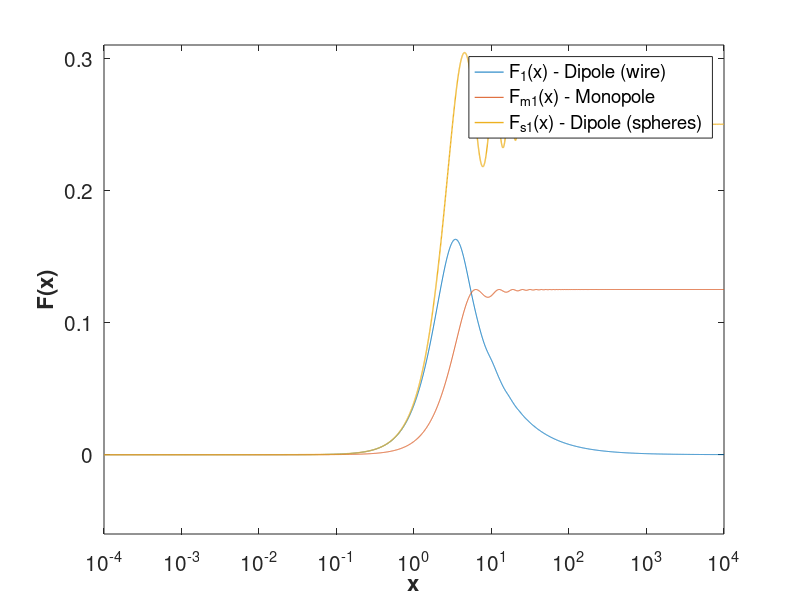

Write the MATLAB code that produced this figure. (Note: this script raises an error after producing the figure.)
%% Calculations and Figures for the Monopole vs Dipole Response Paper
%
% This script will run to produce all the figures and calculations found
% within Maj R., Cairns I.H., and Martinovic M.M., (2019) "Impedance and 
% voltage power spectra of a monopole antenna in a warm plasma - derivation
% and application to CubeSats". 
%
% The script in its current state loads many of the results of calculations
% to increase the run time of the code (aim being to produce the figures as
% quickly as possible). To run the calculations from scratch, please
% comment out "load('Monopole_paper_QTN_data2.mat')" and 
% "load('Monopole_paper_ShotNoise_Z_data_updated2.mat')" and uncomment the 
% associated code following these.
%
% The code used for running the kappa distribution is adapted from the work
% of Elias Odelstad in his work "Noise sources in the electric field 
% antenna on the ESA JUICE satellite" (2013). His code can be found at 
% https://github.com/eliasodelstad/irfuproj_JUICE_noise

clc
clear all

addpath('Data')
addpath('Functions')

% Physical constants
kB = 1.3806488e-23;     % Boltzmann constant
me = 9.109383e-31;      % Mass of electron
e = 1.60217657e-19;     % Electron charge
eps0 = 8.85418782e-12;  % Vacuum Permittivity

% Load data
load('Ne300D.mat');
load('Te300D.mat');

% Averages
n_e = mean(mean(Ne300D));
T_e = mean(mean(Te300D));

% Antenna parameters
a = 2e-4; 
l = 0.3;

% Plasma parameters
LD = sqrt((kB*T_e*eps0)/(n_e*e^2));
vT = sqrt(2*kB*T_e/me);
wp = vT/(sqrt(2)*LD);
fp = wp/(2*pi);
v0 = @(kap) vT*sqrt((2*kap - 3)/2*kap);
LDk = @(kap) (v0(kap)./wp).*(kap/(2*kap-1));

% Frequency range
f = logspace(5,8,400);
w_vec = 2*pi*f;

% Choose specific frequency to work with:
w = w_vec(100);
% Ratio of frequency omega to plasma frequency:
w_wp_ex = w/wp;

% Define faddeeva
W = @(x) faddeeva1(x);

% Definition of z variable
z = @(x) w./(x.*vT);
z_kap = @(x,kap) w./(x.*v0(kap)*sqrt(kap));

% D_L or eps_L - dielectric permittivity tensor
epsL = @(k) (1 + ((1 + (1i)*sqrt(pi)*z(k).*W(z(k)))./((k.^2)*(LD^2))));

% For a kappa distribution, we need definitions for r:
r = @(w) w/wp; 
% Odelstad's implementation for kappa distribution:
P = @(z,p) p'*ones(1,length(z));
Z = @(z,p) ones(length(p),1)*z;
% Implement summation term
S = @(k,kap,p) factorial(kap + P(z_kap(k,kap),p))./...
    (factorial(P(z_kap(k,kap),p)).*(2*1i).^(kap+1+P(z_kap(k,kap),p)).*...
    (Z(z_kap(k,kap),p)+1i).^(kap+1-P(z_kap(k,kap),p)));
% Dielectric permittivity
% Epsilon_L
epsL_kap = @(k, kap, w) 1 + ((z_kap(k,kap).^2)/(r(w).^2)).*...
(2*kap - 1 + ((-2).^(kap+1))./prod(1:2:(2*kap-3)).*...
(1i*z(k)).*sum(S(k,kap,0:kap)));

% Antenna response functions
% Dipole wires:
F1 = @(x) ((sinint(x))-(sinint(2*x)./2)-((2*((sin(x/2)).^4))./x))./x;
% Dipole spheres:
F2 = @(x) 0.25*(1 - sin(x)./x);
% Monopole:
F3 = @(x) 0.125*(x.^2 + 2*cos(x) - 2)./(x.^2);
% New monopole function - Fcos:
%Fcos = @(x) (1/16)* (2*pi*cos(x) - 2*pi*sin(x)./x +...
%    (3*pi^3*atanh(2*x./pi) - 6*pi^2*x - 8*x.^3)./(24*x));

% A k-range for plotting:
k = logspace(-4,4,5000);

%% Figure 1 - Plot the antenna response functions against k
Fig1=figure('pos',[5 30 700 750]);
P1 = plot(k,F1(k),k,F3(k),k,F2(k),'LineWidth',1);
set(gca,'XScale','log','YScale','linear','FontSize',15);
ylim([-0.06 0.31])
xlabel('x','FontSize',16,'FontWeight','bold');
ylabel('F(x)','FontSize',16,'FontWeight','bold');
Le1 = legend('F_1(x) - Dipole (wire)',...
    'F_{m1}(x) - Monopole',...
    'F_{s1}(x) - Dipole (spheres)',...
    'location','best');
%saveas(Fig1,'Fig1-Di_vs_Mono_Response_Fn5','epsc')

%% Figure 2a - Plot the integrand for F1(x) and F3(x) - Maxwellian

k2 = logspace(-2,10,5000);
Integ_Di = (F1(k2*l).*(besselj(0,k2*a).^2))./(epsL(k2));
Integ_Mono = (F3(k2*l).*(besselj(0,k2*a).^2))./(epsL(k2));

Fig2a=figure('pos',[20 -150 1400 750]);

subplot(1,2,1);
P2a = plot(k2,real(Integ_Di),k2,real(Integ_Mono),k2,imag(Integ_Di),...
k2,imag(Integ_Mono),'LineWidth',1);
[~, Idx_Max] = max(Integ_Di);
%vertline2a = xline(k2(Idx_Max),'LineWidth',1.5,'LineStyle',':','Color','b');
P2a(3).LineStyle = '--';
P2a(4).LineStyle = '--';
ax2a_1 = gca;
ax2a_1.XScale = 'log';
ax2a_1.YScale = 'linear';
ax2a_1.XLim = [1e0 1e7];
ax2a_1.YLim = [-6e-3 10e-3];
ax2a_1.FontSize = 15;
ax2a_1.YAxis.Exponent = 0;
box off
ax2a_2 = axes('Position',ax2a_1.Position,...
'XAxisLocation','top',...
'YAxisLocation','right',...
'XScale','log',...
'Color','None');
hold on
P2a_2 = plot(...
    k2*LD,real(Integ_Di),...
    k2*LD,real(Integ_Mono),...
    k2*LD,imag(Integ_Di),...
    k2*LD,imag(Integ_Mono),...
    'Parent',ax2a_2,'LineWidth',1);
%vertline2a = xline(k2(Idx_Max),'LineWidth',1);
P2a_2(3).LineStyle = '--';
P2a_2(4).LineStyle = '--';
ax2a_2.FontSize = 15;
ax2a_2.XLim = [1e0*LD 1e7*LD];
ax2a_2.YLim = [-6e-3 10e-3];
ax2a_2.YAxis.Exponent = 0;
ax2a_2.YTickLabel = [];
Le2a = legend('Dipole-wire Z Integrand - Real',...
'Monopole Z Integrand - Real',...
'Dipole-wire Z Integrand - Imag',...
'Monopole Z Integrand - Imag');
ax2a_1.XLabel.String = 'Wavenumber (k)';
ax2a_1.XLabel.FontSize = 16;
ax2a_1.XLabel.FontWeight = 'bold';
ax2a_1.YLabel.String = 'Integrand';
ax2a_1.YLabel.FontSize = 16;
ax2a_1.YLabel.FontWeight = 'bold';
ax2a_1.Title.String = 'k\lambda_D';

subplot(1,2,2);
P2b = loglog(k2,real(Integ_Di),k2,real(Integ_Mono),...
'LineWidth',1);
ax2b_1 = gca;
ax2b_1.XScale = 'log';
ax2b_1.YScale = 'log';
ax2b_1.XLim = [1e0 1e7];
ax2b_1.YLim = [1e-13 1e0];
ax2b_1.FontSize = 15;
ax2b_1.YAxis.Exponent = 0;
box off
ax2b_2 = axes('Position',ax2b_1.Position,...
'XAxisLocation','top',...
'YAxisLocation','right',...
'XScale','log',...
'YScale','log',...
'Color','None');
hold on
P2b_2 = loglog(...
    k2*LD,real(Integ_Di),...
    k2*LD,real(Integ_Mono),...
    k2*LD,((k2*LD).^-1),...
    k2*LD,((k2*LD).^-2),...
    'Parent',ax2b_2,'LineWidth',1);
P2b_2(3).LineStyle = '-.';
P2b_2(4).LineStyle = '-.';
P2b_2(3).LineWidth = 2;
P2b_2(4).LineWidth = 2;
P2b_2(3).Color = [0.4660, 0.6740, 0.1880];
P2b_2(4).Color = [0.3010, 0.7450, 0.9330];
ax2b_2.FontSize = 15;
ax2b_2.XLim = [1e0*LD 1e7*LD];
ax2b_2.YLim = [1e-13 1e0];
ax2b_2.YTickLabel = [];
Le2b = legend('Dipole-wire Z Integrand - Real',...
'Monopole Z Integrand - Real',...
'(k\lambda_D)^{-1}','(k\lambda_D)^{-2}',...
'Location','best');
ax2b_1.XLabel.String = 'Wavenumber (k)';
ax2b_1.XLabel.FontSize = 16;
ax2b_1.XLabel.FontWeight = 'bold';
ax2b_1.YLabel.String = 'Integrand';
ax2b_1.YLabel.FontSize = 16;
ax2b_1.YLabel.FontWeight = 'bold';
ax2b_1.Title.String = 'k\lambda_D';
%saveas(Fig2a,'Fig2a-Di_vs_Mono_Integrand_new5','epsc')

%% Figure 2b - Plot the integrand for F1(x) and F3(x) - kappa
kap = 4;
Integ_Di_kap = (F1(k2*l).*(besselj(0,k2*a).^2))./(epsL_kap(k2,kap,w));
Integ_Mono_kap = (F3(k2*l).*(besselj(0,k2*a).^2))./(epsL_kap(k2,kap,w));

Fig2b=figure('pos',[20 -150 1400 750]);
[~, Idx_kap] = max(Integ_Di_kap);

subplot(1,2,1);
P2a2 = plot(...
    k2,real(Integ_Di_kap),...
    k2,real(Integ_Mono_kap),...
    k2,imag(Integ_Di_kap),...
    k2,imag(Integ_Mono_kap),...
    [k2(Idx_Max) k2(Idx_Max)],[-2.5e-2 0.02],...
    [k2(Idx_kap) k2(Idx_kap)],[-2.5e-2 0.02],...
    'LineWidth',1);
P2a2(3).LineStyle = '--';
P2a2(4).LineStyle = '--';
P2a2(5).LineStyle = ':';
P2a2(6).LineStyle = ':';
P2a2(5).LineWidth = 2;
P2a2(6).LineWidth = 2;
ax2a2_1 = gca;
ax2a2_1.XScale = 'log';
ax2a2_1.YScale = 'linear';
ax2a2_1.XLim = [1e0 1e7];
ax2a2_1.YLim = [-2.5e-2 0.02];
ax2a2_1.YAxis.Exponent = 0;
ax2a2_1.FontSize = 15;
box off
ax2a2_2 = axes('Position',ax2a2_1.Position,...
'XAxisLocation','top',...
'YAxisLocation','right',...
'XScale','log',...
'Color','None');
hold on
P2a2_2 = plot(...
    k2*LDk(kap),real(Integ_Di_kap),...
    k2*LDk(kap),real(Integ_Mono_kap),...
    k2*LDk(kap),imag(Integ_Di_kap),...
    k2*LDk(kap),imag(Integ_Mono_kap),...
    [k2(Idx_Max)*LDk(kap) k2(Idx_Max)*LDk(kap)],[-2.5e-2 0.02],...
    [k2(Idx_kap)*LDk(kap) k2(Idx_kap)*LDk(kap)],[-2.5e-2 0.02],...    
    'Parent',ax2a2_2,'LineWidth',1);
P2a2_2(3).LineStyle = '--';
P2a2_2(4).LineStyle = '--';
P2a2_2(5).LineStyle = ':';
P2a2_2(6).LineStyle = ':';
P2a2_2(5).LineWidth = 2;
P2a2_2(6).LineWidth = 2;
ax2a2_2.FontSize = 15;
ax2a2_2.XLim = [1e0*LDk(kap) 1e7*LDk(kap)];
ax2a2_2.YLim = [-2.5e-2 0.02];
ax2a2_2.YAxis.Exponent = 0;
ax2a2_2.YTickLabel = [];
Le2a = legend('Dipole-wire Z Integrand - Real',...
'Monopole Z Integrand - Real',...
'Dipole-wire Z Integrand - Imag',...
'Monopole Z Integrand - Imag',...
'Location of Maxwellian Peak',...
'Location of Kappa Peak');
ax2a2_1.XLabel.String = 'Wavenumber (k)';
ax2a2_1.XLabel.FontSize = 16;
ax2a2_1.XLabel.FontWeight = 'bold';
ax2a2_1.YLabel.String = 'Integrand';
ax2a2_1.YLabel.FontSize = 16;
ax2a2_1.YLabel.FontWeight = 'bold';
ax2a2_1.Title.String = 'k\lambda_{D-\kappa}';

subplot(1,2,2);
P2b2 = loglog(...
    k2,real(Integ_Di_kap),...
    k2,real(Integ_Mono_kap),...
    k2,imag(Integ_Di_kap),...
    k2,imag(Integ_Mono_kap),'LineWidth',1);
P2b2(3).LineStyle = '--';
P2b2(4).LineStyle = '--';
ax2b2_1 = gca;
ax2b2_1.XScale = 'log';
ax2b2_1.YScale = 'log';
ax2b2_1.XLim = [1e0 1e7];
ax2b2_1.YLim = [1e-13 1e0];
ax2b2_1.FontSize = 15;
ax2b2_1.YAxis.Exponent = 0;
box off
ax2b2_2 = axes('Position',ax2b2_1.Position,...
'XAxisLocation','top',...
'YAxisLocation','right',...
'YScale','log',...
'XScale','log',...
'Color','None');
hold on
P2b2_2 = loglog(...
    k2*LDk(kap),real(Integ_Di_kap),...
    k2*LDk(kap),real(Integ_Mono_kap),...
    k2*LDk(kap),((k2*LDk(kap)).^-1),...
    k2*LDk(kap),((k2*LDk(kap)).^-2),...
    'Parent',ax2b2_2,'LineWidth',1);
P2b2_2(3).LineStyle = '-.';
P2b2_2(4).LineStyle = '-.';
P2b2_2(3).LineWidth = 2;
P2b2_2(4).LineWidth = 2;
P2b2_2(3).Color = [0.4660, 0.6740, 0.1880];
P2b2_2(4).Color = [0.3010, 0.7450, 0.9330];
ax2b2_2.FontSize = 15;
ax2b2_2.XLim = [1e0*LDk(kap) 1e7*LDk(kap)];
ax2b2_2.YLim = [1e-13 1e0];
ax2b2_2.YTickLabel = [];
ax2b2_2.YAxis.Exponent = 0;
Le2b_2 = legend('Dipole-wire Z Integrand - Real',...
'Monopole Z Integrand - Real',...
'(k\lambda_{D-\kappa})^{-1}',...
'(k\lambda_{D-\kappa})^{-2}',...
'Location','best');
ax2b2_1.XLabel.String = 'Wavenumber (k)';
ax2b2_1.XLabel.FontSize = 16;
ax2b2_1.XLabel.FontWeight = 'bold';
ax2b2_1.YLabel.String = 'Integrand';
ax2b2_1.YLabel.FontSize = 16;
ax2b2_1.YLabel.FontWeight = 'bold';
ax2b2_1.Title.String = 'k\lambda_{D-\kappa}';
%saveas(Fig2b,'Fig2b-Di_vs_Mono_Integrand_kap5_peaks','epsc')

%% Figure 2c - Plot the integrand for F1(x) and F3(x) - Maxwellian/spheres

Integ_Disph = (F2(k2*l).*(besselj(0,k2*a).^2))./(epsL(k2));

Fig2c=figure('pos',[20 -150 1400 750]);

subplot(1,2,1);
P2a3 = plot(...
    k2,real(Integ_Disph),...
    k2,real(Integ_Mono),...
    k2,imag(Integ_Disph),...
    k2,imag(Integ_Mono),...
    'LineWidth',1);
P2a3(3).LineStyle = '--';
P2a3(4).LineStyle = '--';
ax2a3_1 = gca;
ax2a3_1.XScale = 'log';
ax2a3_1.YScale = 'linear';
ax2a3_1.XLim = [1e0 1e7];
ax2a3_1.YLim = [-10e-3 0.145];
ax2a3_1.FontSize = 15;
ax2a3_1.YAxis.Exponent = 0;
box off
ax2a3_2 = axes('Position',ax2a3_1.Position,...
'XAxisLocation','top',...
'YAxisLocation','right',...
'XScale','log',...
'Color','None');
hold on
P2a3_2 = plot(...
    k2*LD,real(Integ_Disph),...
    k2*LD,real(Integ_Mono),...
    k2*LD,imag(Integ_Disph),...
    k2*LD,imag(Integ_Mono),...
    'Parent',ax2a3_2,'LineWidth',1);
P2a3_2(3).LineStyle = '--';
P2a3_2(4).LineStyle = '--';
ax2a3_2.FontSize = 15;
ax2a3_2.XLim = [1e0*LD 1e7*LD];
ax2a3_2.YLim = [-10e-3 0.145];
ax2a3_2.YAxis.Exponent = 0;
ax2a3_2.YTickLabel = [];
Le3 = legend('Dipole-spheres Z Integrand - Real',...
'Monopole Z Integrand - Real',...
'Dipole-spheres Z Integrand - Imag',...
'Monopole Z Integrand - Imag');
ax2a3_1.XLabel.String = 'Wavenumber (k)';
ax2a3_1.XLabel.FontSize = 16;
ax2a3_1.XLabel.FontWeight = 'bold';
ax2a3_1.YLabel.String = 'Integrand';
ax2a3_1.YLabel.FontSize = 16;
ax2a3_1.YLabel.FontWeight = 'bold';
ax2a3_1.Title.String = 'k\lambda_D';

subplot(1,2,2);
P2b3 = loglog(...
    k2,real(Integ_Disph),...
    k2,real(Integ_Mono),...
    'LineWidth',1);
ax2b3_1 = gca;
ax2b3_1.XScale = 'log';
ax2b3_1.YScale = 'log';
ax2b3_1.XLim = [1e0 1e7];
ax2b3_1.YLim = [1e-13 1e0];
ax2b3_1.FontSize = 15;
ax2b3_1.YAxis.Exponent = 0;
box off
ax2b3_2 = axes('Position',ax2b3_1.Position,...
'XAxisLocation','top',...
'YAxisLocation','right',...
'XScale','log',...
'YScale','log',...
'Color','None');
hold on
P2b3_2 = loglog(...
    k2*LD,real(Integ_Disph),...
    k2*LD,real(Integ_Mono),...
    k2*LD,((k2*LD).^-1),...
    'Parent',ax2b3_2,'LineWidth',1);
P2b3_2(3).LineStyle = '-.';
P2b3_2(3).LineWidth = 2;
P2b3_2(3).Color = [0.4660, 0.6740, 0.1880];
ax2b3_2.FontSize = 15;
ax2b3_2.XLim = [1e0*LD 1e7*LD];
ax2b3_2.YLim = [1e-13 1e0];
ax2b3_2.YTickLabel = [];
Le3b = legend('Dipole-spheres Z Integrand - Real',...
'Monopole Z Integrand - Real',...
'(k\lambda_D)^{-1}',...
'Location','best');
ax2b3_1.XLabel.String = 'Wavenumber (k)';
ax2b3_1.XLabel.FontSize = 16;
ax2b3_1.XLabel.FontWeight = 'bold';
ax2b3_1.YLabel.String = 'Integrand';
ax2b3_1.YLabel.FontSize = 16;
ax2b3_1.YLabel.FontWeight = 'bold';
ax2b3_1.Title.String = 'k\lambda_D';
%saveas(Fig2c,'Fig2c-Disph_vs_Mono_Integrand_new5','epsc')

%% Figure 3 - Plot QTN for wire, sphere and mono using F1(x), F2(x) & F3(x)

% Load QTN Data:
load('Monopole_paper_QTN_data2.mat') 
% If you want to run the calculations from scratch, comment out above line
% and uncomment line below:
%Run_QTN_Spectra_Calculations

% Use the f/fp vector for figures:
f = f./fp;

Fig3=figure('pos',[5 30 1400 750]);

subplot(1,2,1);
P3a = loglog(...
    f,V2QTN_Di,...
    f,V2QTN_Mono,...
    f,V2QTN_Disph,...
    'LineWidth',1);
ax3a = gca;
ax3a.FontSize = 15; ax3a.YLim = [1e-18 1e-12];
Le3a = legend('Dipole-wire QTN Spectrum - Maxwellian VDF',...
    'Monopole QTN Spectrum - Maxwellian VDF',...
    'Dipole-spheres QTN Spectrum - Maxwellian VDF');
Le3a.Location = 'southwest';
ax3a.XLabel.String = 'Normalized Frequency (f/f_p)'; 
ax3a.XLabel.FontSize = 16;
ax3a.XLabel.FontWeight = 'bold';
ax3a.YLabel.String = 'Voltage Power Spectral Density (V^2.Hz^{-1})';
ax3a.YLabel.FontSize = 16; ax3a.YLabel.FontWeight = 'bold';

subplot(1,2,2);
P3b = loglog(...
    f,V2QTN_Di_kap,...
    f,V2QTN_Mono_kap,...
    f,V2QTN_Disph_kap,...
    'LineWidth',1);
ax3b = gca;
ax3b.FontSize = 15; ax3b.YLim = [1e-18 1e-12];
Le3b = legend('Dipole-wire QTN Spectrum - \kappa VDF',...
    'Monopole QTN Spectrum - \kappa VDF',...
    'Dipole-spheres QTN Spectrum - \kappa VDF');
Le3b.Location = 'southwest';
ax3b.XLabel.String = 'Normalized Frequency (f/f_p)'; 
ax3b.XLabel.FontSize = 16;
ax3b.XLabel.FontWeight = 'bold';
ax3b.YLabel.String = 'Voltage Power Spectral Density (V^2.Hz^{-1})';
ax3b.YLabel.FontSize = 16; ax3b.YLabel.FontWeight = 'bold';
%saveas(Fig3,'Fig3-Di_vs_Mono_QTN_kap_norm5','epsc')

% Find the power law relationship between frequency and QTN for f>>f_p
x = f(301:end)'; % Take values from f/f_p = 2.62 to 14.57

% Assign the exponent coefficient from the power law fits to variables:
[~, diw_expo, diw_lb, diw_ub] = find_power_rel(x,V2QTN_Di(301:end)');

[~, mon_expo, mon_lb, mon_ub] = find_power_rel(x,V2QTN_Mono(301:end)');

[~, dis_expo, dis_lb, dis_ub] = find_power_rel(x,V2QTN_Disph(301:end)');

[~, diw_expok, diw_lbk, diw_ubk] = ...
    find_power_rel(x,V2QTN_Di_kap(301:end)');

[~, mon_expok, mon_lbk, mon_ubk] = ...
    find_power_rel(x,V2QTN_Mono_kap(301:end)');

[~, dis_expok, dis_lbk, dis_ubk] = ...
    find_power_rel(x,V2QTN_Disph_kap(301:end)');


%% Figure 3b - Plot QTN using F1(x), F2(x) & F3(x) - normalized units
% Take the spectra calculated previously and normalize it to the V2 level
% for f << f_p by dividing by the first value:
norm_spec = @(spec) spec./spec(1) ;

Fig3b=figure('pos',[5 30 1400 750]);

subplot(1,2,1);
P3a2 = loglog(...
    f,norm_spec(V2QTN_Di),...
    f,norm_spec(V2QTN_Mono),...
    f,norm_spec(V2QTN_Disph),...
    'LineWidth',1);
ax3a2 = gca;
ax3a2.FontSize = 15; ax3a2.YLim = [1e-4 1e4];
Le3a2 = legend('Dipole-wire QTN Spectrum - Maxwellian VDF',...
    'Monopole QTN Spectrum - Maxwellian VDF',...
    'Dipole-spheres QTN Spectrum - Maxwellian VDF');
Le3a2.Location = 'best';
ax3a2.XLabel.String = 'Normalized Frequency (f/f_p)'; 
ax3a2.XLabel.FontSize = 16 ;
ax3a2.XLabel.FontWeight = 'bold';
ax3a2.YLabel.String = 'Normalized Units';
ax3a2.YLabel.FontSize = 16; ax3a2.YLabel.FontWeight = 'bold';

subplot(1,2,2);
P3b2 = loglog(...
    f,norm_spec(V2QTN_Di_kap),...
    f,norm_spec(V2QTN_Mono_kap),...
    f,norm_spec(V2QTN_Disph_kap),...
    'LineWidth',1);
ax3b2 = gca;
ax3b2.FontSize = 15; ax3b2.YLim = [1e-4 1e4];
Le3b2 = legend('Dipole-wire QTN Spectrum - \kappa VDF',...
    'Monopole QTN Spectrum - \kappa VDF',...
    'Dipole-spheres QTN Spectrum - \kappa VDF');
Le3b2.Location = 'best';
ax3b2.XLabel.String = 'Normalized Frequency (f/f_p)'; 
ax3b2.XLabel.FontSize = 16 ;
ax3b2.XLabel.FontWeight = 'bold';
ax3b2.YLabel.String = 'Normalized Units';
ax3b2.YLabel.FontSize = 16; ax3b2.YLabel.FontWeight = 'bold';

%saveas(Fig3b,'Fig3b-Di_vs_Mono_QTN_fnorm5','epsc')



% Find the width of the peak (from frequency just before peak to
% corresponding value on the other side)
[~, Imax_Di] = max(V2QTN_Di);
Iwidth_Di = sum(V2QTN_Di>V2QTN_Di(Imax_Di-1));
f_width_Di = f(Imax_Di+Iwidth_Di) - f(Imax_Di);
[~, Imax_Mono] = max(V2QTN_Mono);
Iwidth_Mono = sum(V2QTN_Mono>V2QTN_Mono(Imax_Mono-1));
f_width_Mono = f(Imax_Mono+Iwidth_Mono) - f(Imax_Mono);

%% Figure 4 - Plot Shot Noise for dipole and monopole using F1(x) and F3(x)

% New frequency vector with values 1 to 150 of the previous vector (this is
% done because the shot noise expression is only valid for 
f2 = logspace(4,6,150);

% Load Shot noise and impedance data:
load('Monopole_paper_ShotNoise_Z_data_updated2.mat');
% If you want to run the calculations from scratch, comment out above line
% and uncomment line below:
%Run_Shot_Noise_and_Impedance_Calculations

% Normalize frequency vector for plotting:
f2 = f2./fp;

% Plot figure 4 - Shot noise comaparison using different ranges - Maxwell
Fig4=figure('pos',[5 30 1400 750]);

subplot(1,2,1);
P4a = loglog(...
f2(1:5:end),V2S_Di_mink_neg4(1:5:end),...
f2(3:5:end),V2S_Di_mink_neg5(3:5:end),...
f2(1:5:end),V2S_Di_mink_neg6(1:5:end),...
f2(1:5:end),V2S_Mono_mink_neg4(1:5:end),...
f2(1:5:end),V2S_Mono_mink_neg5(1:5:end),...
f2(1:5:end),V2S_Mono_mink_neg6(1:5:end),...
f2(1:5:end),V2S_Disph_mink_neg4(1:5:end),...
f2(3:5:end),V2S_Disph_mink_neg5(3:5:end),...
f2(1:5:end),V2S_Disph_mink_neg6(1:5:end),...
'LineWidth',1);
P4a(1).Marker = '*';
P4a(2).Marker = 'o';
P4a(4).Marker = '*';
P4a(5).Marker = 'o';
P4a(7).Marker = '*';
P4a(8).Marker = 'o';
ax4a = gca;
ax4a.FontSize = 15; ax4a.YLim = [1e-15 1e-3]; 
ax4a.XLabel.String = 'Normalized Frequency (f/f_p)'; 
ax4a.XLabel.FontSize = 16 ;
ax4a.XLabel.FontWeight = 'bold';
ax4a.YLabel.String = 'Voltage Power Spectral Density (V^2.Hz^{-1})';
ax4a.YLabel.FontSize = 16; ax4a.YLabel.FontWeight = 'bold';
Le4a = legend('Dipole-wire - k range: 10^{-4} - 10^{4}',...
'Dipole-wire - k range: 10^{-5} - 10^{5}',...
'Dipole-wire - k range: 10^{-6} - 10^{6}',...
'Monopole - k range: 10^{-4} - 10^{4}',...
'Monopole - k range: 10^{-5} - 10^{5}',...
'Monopole - k range: 10^{-6} - 10^{6}',...
'Dipole-sph - k range: 10^{-4} - 10^{4}',...
'Dipole-sph - k range: 10^{-5} - 10^{5}',...
'Dipole-sph - k range: 10^{-6} - 10^{6}');
Le4a.Location = 'best';
title('Distribution - Maxwellian');

% Plot next figure
subplot(1,2,2);
P4b = loglog(...
    f2(1:5:end),V2S_Di_mink_neg4_kap(1:5:end),...
    f2(3:5:end),V2S_Di_mink_neg5_kap(3:5:end),...
    f2(1:5:end),V2S_Di_mink_neg6_kap(1:5:end),...
    f2(1:5:end),V2S_Mono_mink_neg4_kap(1:5:end),...
    f2(1:5:end),V2S_Mono_mink_neg5_kap(1:5:end),...
    f2(1:5:end),V2S_Mono_mink_neg6_kap(1:5:end),...
    f2(1:5:end),V2S_Disph_mink_neg4_kap(1:5:end),...
    f2(3:5:end),V2S_Disph_mink_neg5_kap(3:5:end),...
    f2(1:5:end),V2S_Disph_mink_neg6_kap(1:5:end),...
    'LineWidth',1);
P4b(1).Marker = '*';
P4b(2).Marker = 'o';
P4b(4).Marker = '*';
P4b(5).Marker = 'o';
P4b(7).Marker = '*';
P4b(8).Marker = 'o';
ax4b = gca;
ax4b.FontSize = 15; ax4b.YLim = [1e-15 1e-3]; 
ax4b.XLabel.String = 'Normalized Frequency (f/f_p)'; 
ax4b.XLabel.FontSize = 16 ;
ax4b.XLabel.FontWeight = 'bold';
ax4b.YLabel.String = 'Voltage Power Spectral Density (V^2.Hz^{-1})';
ax4b.YLabel.FontSize = 16; ax4b.YLabel.FontWeight = 'bold';
Le4b = legend('Dipole-wire - k range: 10^{-4} - 10^{4}',...
'Dipole-wire - k range: 10^{-5} - 10^{5}',...
'Dipole-wire - k range: 10^{-6} - 10^{6}',...
'Monopole - k range: 10^{-4} - 10^{4}',...
'Monopole - k range: 10^{-5} - 10^{5}',...
'Monopole - k range: 10^{-6} - 10^{6}',...
'Dipole-sph - k range: 10^{-4} - 10^{4}',...
'Dipole-sph - k range: 10^{-5} - 10^{5}',...
'Dipole-sph - k range: 10^{-6} - 10^{6}');
Le4b.Location = 'best';
title('Distribution - \kappa = 4');
%saveas(Fig4,'Fig4-Di_vs_Mono_Shot_kap_fnorm5','epsc')

%% Figure 5 - Plot Shot Noise based on physical restriction of k
% Also need to plot out the physically restricted k examples. These
% include limiting k to 2pi/L and 2pi/LD

% Plot figure
Fig5=figure('pos',[5 30 1400 750]);
subplot(1,2,1)
P5a = loglog(...
    f2,V2S_Di_maxk_2pi_L,...
    f2,V2S_Di_maxk_2pi_LD,...
    f2,V2S_Mono_maxk_2pi_L,...
    f2,V2S_Mono_maxk_2pi_LD,...
    f2,V2S_Di_mink_neg6,...
    'LineWidth',1);
P5a(5).LineStyle = '--';
set(gca,'FontSize',15);
xlabel('Normalized Frequency (f/f_p)','FontSize',16,'FontWeight','bold');
ylabel('Voltage Power Spectral Density (V^2.Hz^{-1})','FontSize',16,...
    'FontWeight','bold');
title('Maxwellian VDF')

subplot(1,2,2)
P5b = loglog(...
    f2,V2S_Di_maxk_2pi_L_kap,...
    f2,V2S_Di_maxk_2pi_LD_kap,...
    f2,V2S_Mono_maxk_2pi_L_kap,...
    f2,V2S_Mono_maxk_2pi_LD_kap,...
    f2,V2S_Di_mink_neg6_kap,...
    'LineWidth',1);
P5b(5).LineStyle = '--';
set(gca,'FontSize',15);
Le5b = legend('Dipole-wire - k_{max}: 2\pi/L',...
    'Dipole-wire - k_{max}: 2\pi/\lambda_D',...
    'Monopole  - k_{max}: 2\pi/L',...
    'Monopole  - k_{max}: 2\pi/\lambda_D',...
    'Dipole-wire  - k_{max}: 10^{6}');
Le5b.Position = [0.40    0.81    0.1    0.1];
xlabel('Normalized Frequency (f/f_p)','FontSize',16,'FontWeight','bold');
title('Kappa VDF \kappa = 4')
%saveas(Fig5,'Fig5-Di_vs_Mono_Shot_kmax_kap_norm5','epsc')

%% Figure 6 - Plot multiples of 2pi/LD to find max k variable

Fig6=figure('pos',[5 30 1400 750]);
subplot(1,2,1)
P6a = loglog(...
    f2,V2S_Di_maxk_4pi_LD,...
    f2,V2S_Di_maxk_8pi_LD,...
    f2,V2S_Di_maxk_16pi_LD,...
    f2,V2S_Mono_maxk_4pi_LD,...
    f2,V2S_Mono_maxk_8pi_LD,...
    f2,V2S_Mono_maxk_16pi_LD,...
    f2,V2S_Mono_maxk_32pi_LD,...
    f2,V2S_Di_mink_neg6,...
    'LineWidth',1);
P6a(8).LineStyle = '--';
set(gca,'FontSize',15);
xlabel('Normalized Frequency (f/f_p)','FontSize',16,'FontWeight','bold');
ylabel('Voltage Power Spectral Density (V^2.Hz^{-1})','FontSize',16,...
    'FontWeight','bold');
title('Maxwellian VDF')

subplot(1,2,2)
P6b = loglog(...
    f2,V2S_Di_maxk_4pi_LD_kap,...
    f2,V2S_Di_maxk_8pi_LD_kap,...
    f2,V2S_Di_maxk_16pi_LD_kap,...
    f2,V2S_Mono_maxk_4pi_LD_kap,...
    f2,V2S_Mono_maxk_8pi_LD_kap,...
    f2,V2S_Mono_maxk_16pi_LD_kap,...
    f2,V2S_Mono_maxk_32pi_LD,...
    f2,V2S_Di_mink_neg6_kap,...
    'LineWidth',1);
P6b(8).LineStyle = '--';
set(gca,'FontSize',15);
Le6b = legend('Dipole-wire - k_{max}: 4\pi/\lambda_D',...
    'Dipole-wire - k_{max}: 8\pi/\lambda_D',...
    'Dipole-wire - k_{max}: 16\pi/\lambda_D',...
    'Monopole  - k_{max}: 4\pi/\lambda_D',...
    'Monopole  - k_{max}: 8\pi/\lambda_D',...
    'Monopole  - k_{max}: 16\pi/\lambda_D',...
    'Monopole  - k_{max}: 32\pi/\lambda_D',...
    'Dipole-wire  - k_{max}: 10^{6}');
Le6b.Position = [0.40    0.775    0.1    0.1];
xlabel('Normalized Frequency (f/f_p)','FontSize',16,'FontWeight','bold');
title('Kappa VDF \kappa = 4')
%saveas(Fig6,'Fig6-Di_vs_Mono_Shot_kmax_kap_npi-LD5','epsc')

%% Figure 7 - zoomed in version of Figure 6

Fig7=figure('pos',[5 30 1400 750]);
subplot(1,2,1)
P7a = loglog(...
    f2,V2S_Di_maxk_4pi_LD,...
    f2,V2S_Di_maxk_8pi_LD,...
    f2,V2S_Di_maxk_16pi_LD,...
    f2,V2S_Mono_maxk_4pi_LD,...
    f2,V2S_Mono_maxk_8pi_LD,...
    f2,V2S_Mono_maxk_16pi_LD,...
    f2,V2S_Di_mink_neg6,...
    'LineWidth',1);
P7a(7).LineStyle = '--';
set(gca,'FontSize',15,'YLim',[0.8e-11 2.5e-11],'XLim',[1.5e-3 2e-3]);
xlabel('Normalized Frequency (f/f_p)','FontSize',16,'FontWeight','bold');
ylabel('Voltage Power Spectral Density (V^2.Hz^{-1})','FontSize',16,...
    'FontWeight','bold');
title('Dipole')

subplot(1,2,2)
P7b = loglog(...
    f2,V2S_Di_maxk_4pi_LD,...
    f2,V2S_Di_maxk_8pi_LD,...
    f2,V2S_Di_maxk_16pi_LD,...
    f2,V2S_Mono_maxk_4pi_LD,...
    f2,V2S_Mono_maxk_8pi_LD,...
    f2,V2S_Mono_maxk_16pi_LD,...
    f2,V2S_Di_mink_neg6,...
    'LineWidth',1);
P7b(7).LineStyle = '--';
set(gca,'FontSize',15,'YLim',[0.45e-5 2.6e-5],'XLim',[1.5e-3 2e-3]);
Le7b = legend('Dipole-wire - k_{max}: 4\pi/\lambda_D',...
    'Dipole-wire - k_{max}: 8\pi/\lambda_D',...
    'Dipole-wire - k_{max}: 16\pi/\lambda_D',...
    'Monopole  - k_{max}: 4\pi/\lambda_D',...
    'Monopole  - k_{max}: 8\pi/\lambda_D',...
    'Monopole  - k_{max}: 16\pi/\lambda_D',...
    'Dipole-wire  - k_{max}: 10^{6}');
Le7b.Position = [0.39    0.75    0.1    0.1];
xlabel('Normalized Frequency (f/f_p)','FontSize',16,'FontWeight','bold');
title('Monopole')
%saveas(Fig7,'Fig7-Di_vs_Mono_Shot_kmax_npi-LD_zoom5','epsc')


%% Calculation of ratios from increasing kmax by multiples of 2pi/LD

% Ratio of increase from 4 to 8 to 16 pi/LD for Dipole case:
r_Di_4pi_ref = V2S_Di_maxk_4pi_LD(1)/V2S_Di_mink_neg6(1);
r_Di_8pi_ref = V2S_Di_maxk_8pi_LD(1)/V2S_Di_mink_neg6(1);
r_Di_16pi_ref = V2S_Di_maxk_16pi_LD(1)/V2S_Di_mink_neg6(1);

r_Di_16pi_ref_kap = V2S_Di_maxk_16pi_LD_kap(1)/V2S_Di_mink_neg6_kap(1);

r_Di_4pi_8pi = V2S_Di_maxk_4pi_LD(1)/V2S_Di_maxk_8pi_LD(1);
r_Di_8pi_16pi = V2S_Di_maxk_8pi_LD(1)/V2S_Di_maxk_16pi_LD(1);

r_diff4pi8pi_4pi = (V2S_Di_maxk_8pi_LD(1)-V2S_Di_maxk_4pi_LD(1))...
    /V2S_Di_maxk_4pi_LD(1);
r_diff8pi16pi_8pi = (V2S_Di_maxk_16pi_LD(1)-V2S_Di_maxk_8pi_LD(1))...
    /V2S_Di_maxk_8pi_LD(1);
r_diff16piref_16pi = (V2S_Di_mink_neg6(1)-V2S_Di_maxk_16pi_LD(1))...
    /V2S_Di_maxk_16pi_LD(1);

r_diff16piref_16pi_kap = ...
    (V2S_Di_mink_neg6_kap(1)-V2S_Di_maxk_16pi_LD_kap(1))...
    /V2S_Di_maxk_16pi_LD_kap(1);

r_diff4pi8pi_4pi_kap = ...
    (V2S_Di_maxk_8pi_LD_kap(1)-V2S_Di_maxk_4pi_LD_kap(1))...
    /V2S_Di_maxk_4pi_LD_kap(1);

r_diff8pi16pi_8pi_kap = ...
    (V2S_Di_maxk_16pi_LD_kap(1)-V2S_Di_maxk_8pi_LD_kap(1))...
    /V2S_Di_maxk_8pi_LD_kap(1);

% Ratio of increase from 4 to 8 to 16 pi/LD for Monopole case:
r_Mono_4pi_ref = V2S_Mono_maxk_4pi_LD(1)/V2S_Mono_mink_neg6_kap(1);
r_Mono_8pi_ref = V2S_Mono_maxk_8pi_LD(1)/V2S_Mono_mink_neg6_kap(1);
r_Mono_16pi_ref = V2S_Mono_maxk_16pi_LD(1)/V2S_Mono_mink_neg6_kap(1);

r_Mono_4pi_8pi = V2S_Mono_maxk_4pi_LD(1)/V2S_Mono_maxk_8pi_LD(1);
r_Mono_8pi_16pi = V2S_Mono_maxk_8pi_LD(1)/V2S_Mono_maxk_16pi_LD(1);

r_diff4pi8pi_4pi_Mono = ...
    (V2S_Mono_maxk_8pi_LD(1)-V2S_Mono_maxk_4pi_LD(1))...
    /V2S_Mono_maxk_4pi_LD(1);

r_diff8pi16pi_8pi_Mono = ...
    (V2S_Mono_maxk_16pi_LD(1)-V2S_Mono_maxk_8pi_LD(1))...
    /V2S_Mono_maxk_8pi_LD(1);

r_diff16pi32pi_16pi_Mono = ...
    (V2S_Mono_maxk_32pi_LD(1)-V2S_Mono_maxk_16pi_LD(1))...
    /V2S_Mono_maxk_16pi_LD(1);

r_diff4pi8pi_4pi_kap_Mono = ...
    (V2S_Mono_maxk_8pi_LD_kap(1)-V2S_Mono_maxk_4pi_LD_kap(1))...
    /V2S_Mono_maxk_4pi_LD_kap(1);
r_diff8pi16pi_8pi_kap_Mono = ...
    (V2S_Mono_maxk_16pi_LD_kap(1)-V2S_Mono_maxk_8pi_LD_kap(1))...
    /V2S_Mono_maxk_8pi_LD_kap(1);


%% Calculate Capacitance Comparison
% Values for impedance have been calculated in previous set of results but
% we do need to calculate the approximate dipole capacitance from the
% antenna parameters:
C_di_apprx = (pi*eps0*l)/(log(LD/a));
C_mono_apprx = 2*C_di_apprx;

% Frequency vector
f3 = logspace(4,6,150);

% Capacitance based on the impedance - Mawellian
C_di_mink_neg4 = 1./((2*pi*f3).*imag(Z_di_mink_neg4));
C_di_mink_neg5 = 1./((2*pi*f3).*imag(Z_di_mink_neg5));
C_di_mink_neg6 = 1./((2*pi*f3).*imag(Z_di_mink_neg6));
C_di_mink_neg7 = 1./((2*pi*f3).*imag(Z_di_mink_neg7));

C_mono_mink_neg4 = 1./((2*pi*f3).*imag(Z_mono_mink_neg4));
C_mono_mink_neg5 = 1./((2*pi*f3).*imag(Z_mono_mink_neg5));
C_mono_mink_neg6 = 1./((2*pi*f3).*imag(Z_mono_mink_neg6));
C_mono_mink_neg7 = 1./((2*pi*f3).*imag(Z_mono_mink_neg7));

C_disph_mink_neg4 = 1./((2*pi*f3).*imag(Z_disph_mink_neg4));
C_disph_mink_neg5 = 1./((2*pi*f3).*imag(Z_disph_mink_neg5));
C_disph_mink_neg6 = 1./((2*pi*f3).*imag(Z_disph_mink_neg6));
C_disph_mink_neg7 = 1./((2*pi*f3).*imag(Z_disph_mink_neg7));

% Kappa
C_di_mink_neg6_kap = 1./((2*pi*f3).*imag(Z_di_mink_neg6_kap));
C_mono_mink_neg4_kap = 1./((2*pi*f3).*imag(Z_mono_mink_neg4_kap));
C_mono_mink_neg5_kap = 1./((2*pi*f3).*imag(Z_mono_mink_neg5_kap));
C_mono_mink_neg6_kap = 1./((2*pi*f3).*imag(Z_mono_mink_neg6_kap));
C_mono_mink_neg7_kap = 1./((2*pi*f3).*imag(Z_mono_mink_neg7_kap));

C_disph_mink_neg4_kap = 1./((2*pi*f3).*imag(Z_disph_mink_neg4_kap));
C_disph_mink_neg5_kap = 1./((2*pi*f3).*imag(Z_disph_mink_neg5_kap));
C_disph_mink_neg6_kap = 1./((2*pi*f3).*imag(Z_disph_mink_neg6_kap));
C_disph_mink_neg7_kap = 1./((2*pi*f3).*imag(Z_disph_mink_neg7_kap));

% Capacitance values for k_max 
C_di_2piL = 1./((2*pi*f3).*imag(Z_Di_2pi_L));
C_di_2piLD = 1./((2*pi*f3).*imag(Z_Di_2pi_LD));
C_di_16piLD = 1./((2*pi*f3).*imag(Z_Di_16pi_LD));
C_di_32piLD = 1./((2*pi*f3).*imag(Z_Di_32pi_LD));

C_mono_2piL = 1./((2*pi*f3).*imag(Z_Mono_2pi_L));
C_mono_2piLD = 1./((2*pi*f3).*imag(Z_Mono_2pi_LD));
C_mono_16piLD = 1./((2*pi*f3).*imag(Z_Mono_16pi_LD));
C_mono_32piLD = 1./((2*pi*f3).*imag(Z_Mono_32pi_LD));

% Approx. Capacitance at 800 and 1500 km (approx. for f << f_p)
% 800 km
Ne800 = xlsread('Ne_800km.xlsx');
Ne800 = Ne800(2:end,2:end);
Te800 = xlsread('Te_800km.xlsx');
Te800 = Te800(2:end,2:end);
n_e800 = mean(mean(Ne800));
T_e800 = mean(mean(Te800));

% 1500 km
Ne1500 = xlsread('Ne_1500km.xlsx');
Ne1500 = Ne1500(2:end,2:end);
Te1500 = xlsread('Te_1500km.xlsx');
Te1500 = Te1500(2:end,2:end);
n_e1500 = mean(mean(Ne1500));
T_e1500 = mean(mean(Te1500));
LD800 = sqrt((kB*T_e800*eps0)/(n_e800*e^2));
vT800 = sqrt(2*kB*T_e800/me);
wp800 = vT800/(sqrt(2)*LD800);

LD1500 = sqrt((kB*T_e1500*eps0)/(n_e1500*e^2));
vT1500 = sqrt(2*kB*T_e1500/me);
wp1500 = vT1500/(sqrt(2)*LD1500);

C_di_800km_apprx = (pi*eps0*l)/(log(LD800/a));
C_di_1500km_apprx = (pi*eps0*l)/(log(LD1500/a));
C_mono_800km_apprx = 2*(pi*eps0*l)/(log(LD800/a));
C_mono_1500km_apprx = 2*(pi*eps0*l)/(log(LD1500/a));

% Use the monopole approximation as the criterion for choosing k_max, based
% on the adjustment of k to reach this aim, we have found k = 207.4 brings
% the capacitance 

% Capacitance
C_di_207_4 = 1./((2*pi*f3).*imag(Z_Di_207_4));
C_mono_207_4 = 1./((2*pi*f3).*imag(Z_Mono_207_4));

% Also at 800 and 1500 km:
C_di_800km = 1./((2*pi*f3).*imag(Z_Di_800km));
C_mono_800km = 1./((2*pi*f3).*imag(Z_Mono_800km));
C_di_1500km = 1./((2*pi*f3).*imag(Z_Di_1500km));
C_mono_1500km = 1./((2*pi*f3).*imag(Z_Mono_1500km));
